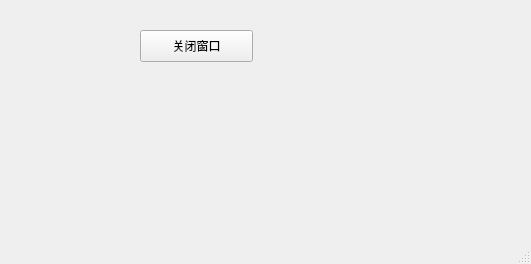
<?xml version="1.0" encoding="UTF-8"?>
<ui version="4.0">
 <class>MainWindow</class>
 <widget class="QMainWindow" name="MainWindow">
  <property name="geometry">
   <rect>
    <x>0</x>
    <y>0</y>
    <width>531</width>
    <height>264</height>
   </rect>
  </property>
  <property name="windowTitle">
   <string>MainWindow</string>
  </property>
  <widget class="QWidget" name="centralwidget">
   <widget class="QPushButton" name="pushButton">
    <property name="geometry">
     <rect>
      <x>140</x>
      <y>30</y>
      <width>113</width>
      <height>32</height>
     </rect>
    </property>
    <property name="text">
     <string>关闭窗口</string>
    </property>
   </widget>
  </widget>
  <widget class="QMenuBar" name="menubar">
   <property name="geometry">
    <rect>
     <x>0</x>
     <y>0</y>
     <width>531</width>
     <height>22</height>
    </rect>
   </property>
  </widget>
  <widget class="QStatusBar" name="statusbar"/>
 </widget>
 <resources/>
 <connections/>
</ui>
